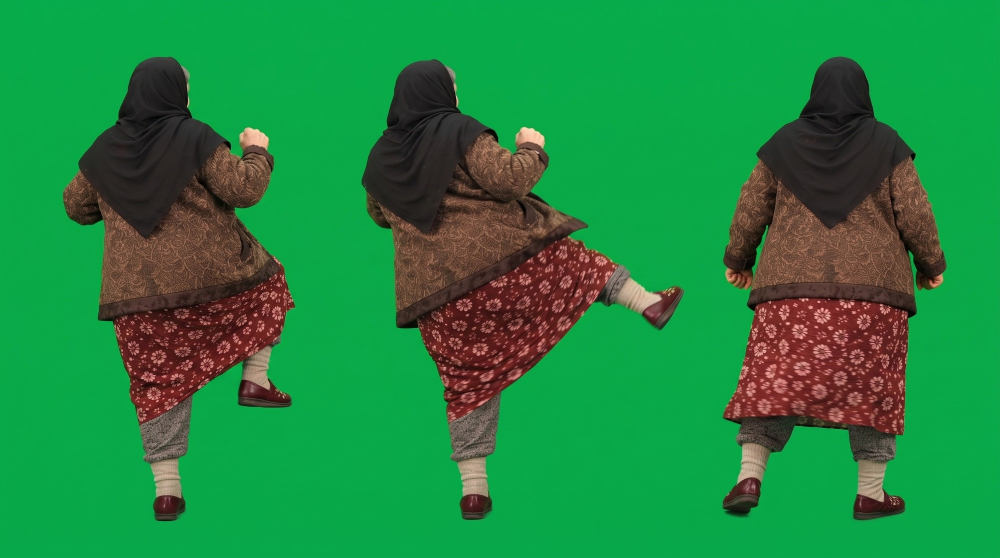
#> input picture art/source/combo/granma_kick_sheet.jpg, 2000 x 1116 px (shown at 1/2 size)
$ python -i key.py   (imports and definitions only)
#> lines starting #> are read from the running program, lines starting #| are printed output that depends on the picture
import cv2, numpy as np, glob, os, sys
from scipy import ndimage
ROOT = os.path.dirname(os.path.dirname(os.path.abspath(__file__)))  # repo root
# [3 lines not run here, left out]

def disk(r): return cv2.getStructuringElement(cv2.MORPH_ELLIPSE,(2*r+1,2*r+1))
def largest(m):
    lab,n = ndimage.label(m)
    if not n: return m
    sizes = ndimage.sum(m, lab, range(1,n+1)); return lab==(1+int(np.argmax(sizes)))

H,W = 688,1024
yy,xx = np.mgrid[0:H,0:W].astype(np.float32)
xn,yn = (xx-W/2)/W, (yy-H/2)/H
A = np.stack([np.ones_like(xn), xn, yn, xn*xn, xn*yn, yn*yn, xn**3, yn**3, xn*xn*yn, xn*yn*yn], -1).reshape(-1,10)

def bg_model(lab, fit):
    out = np.zeros((H*W,3), np.float32)
    idx = np.where(fit.reshape(-1))[0]
    sub = idx[::7]
    for c in range(3):
        coef,_,_,_ = np.linalg.lstsq(A[sub], lab[...,c].reshape(-1)[sub], rcond=None)
        out[:,c] = A@coef
    return out.reshape(H,W,3)

def process(path, dbg=False):
#> called with dbg = False
    im = cv2.imread(path)
#> im is the input picture: shape (1116, 2000, 3); mean B, G, R 65.4, 134.3, 33.8
    lab = cv2.cvtColor(im, cv2.COLOR_BGR2LAB).astype(np.float32)
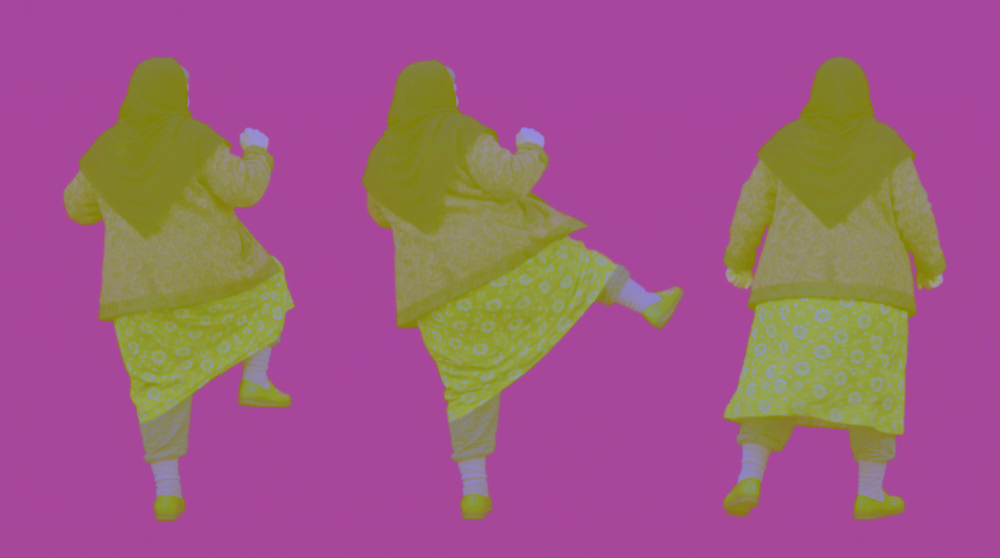
#> lab: shape (1116, 2000, 3) float32 (shown at 1/2 size); mean B, G, R 130.4, 90.6, 155.4
    # exclude a generous central region + watermark corner when fitting background
    fit = np.ones((H,W), bool)
    fit[30:H, 250:700] = False
    fit[0:110, 900:1024] = False
    bg = bg_model(lab, fit)
#> in bg_model, `return out.reshape(H,W,3)`:
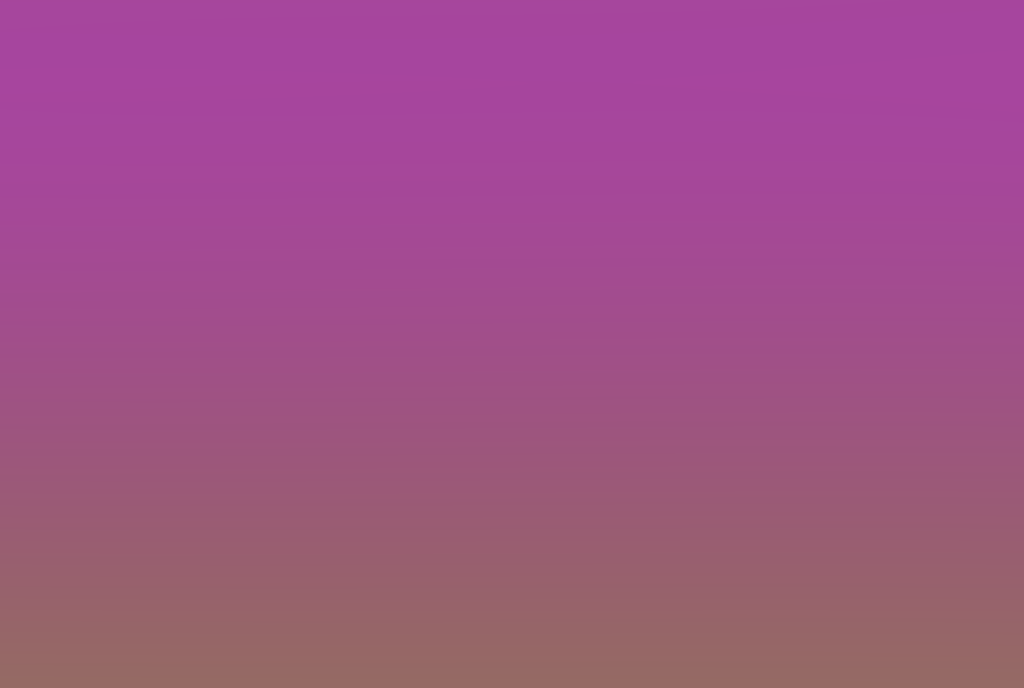
#> returned value: shape (688, 1024, 3) float32; mean of channels 0, 1, 2 134.8, 82.4, 160; drawn as B, G, R
#> (the run stopped early here; a loop or call above may not have finished)

$ run again, on art/source/combo/man_suit_base.jpg
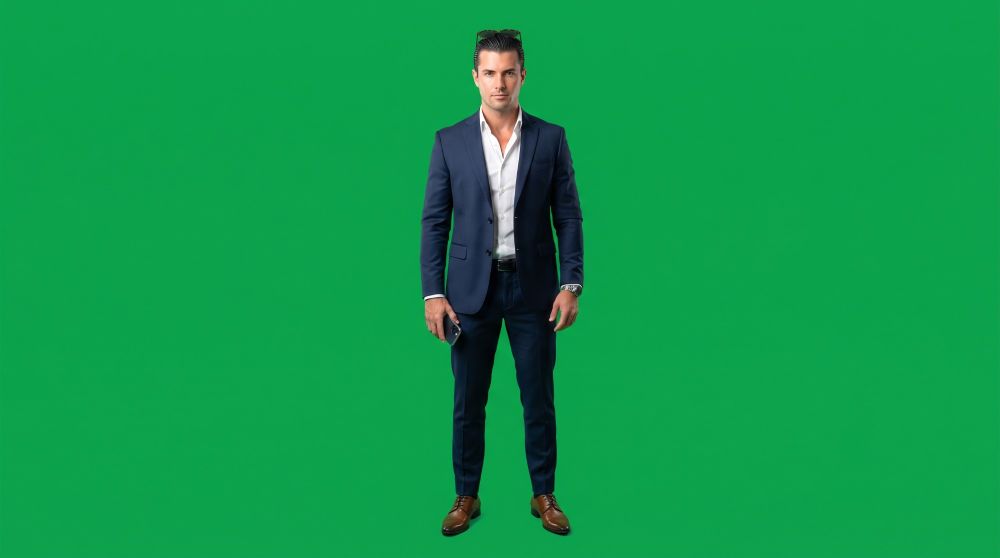
#> input picture art/source/combo/man_suit_base.jpg, 2000 x 1116 px (shown at 1/2 size)
#> in process, im is the input picture: shape (1116, 2000, 3); mean B, G, R 74.6, 152.7, 14.7
#> in process, `lab = cv2.cvtColor(im, cv2.COLOR_BGR2LAB).astype(np.float32)`:
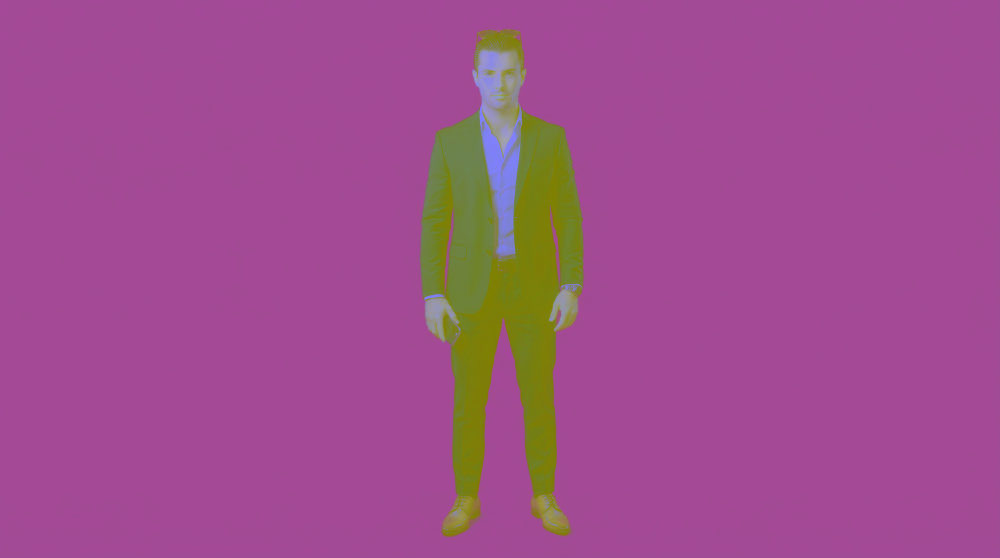
#> lab: shape (1116, 2000, 3) float32 (shown at 1/2 size); mean B, G, R 140.4, 79.1, 157.2
#> in bg_model, `return out.reshape(H,W,3)`:
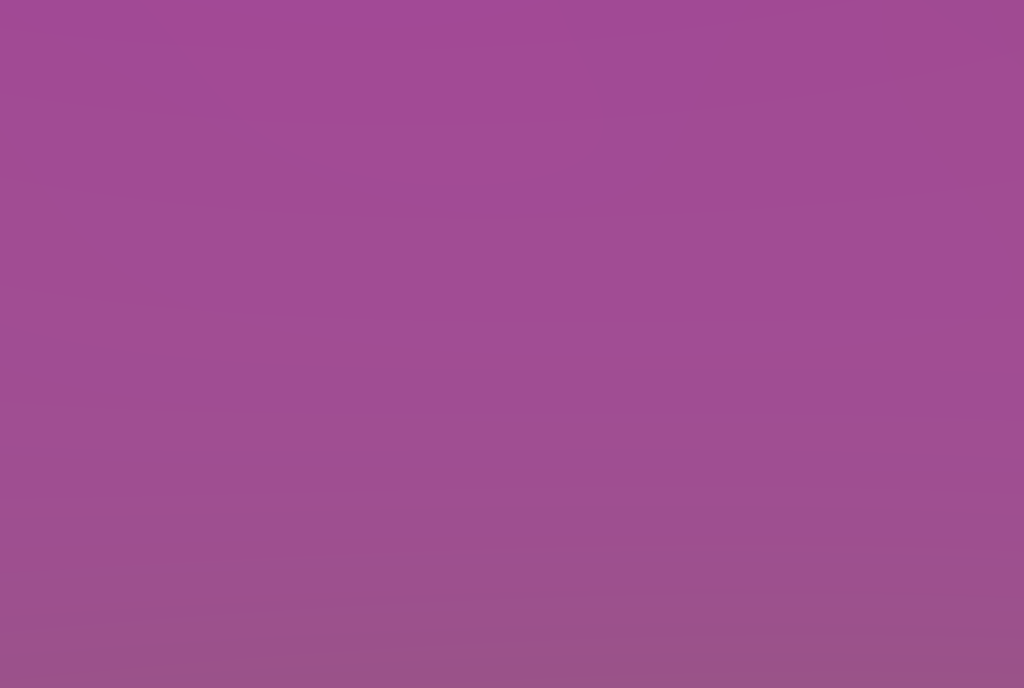
#> returned value: shape (688, 1024, 3) float32; mean of channels 0, 1, 2 146.2, 77.7, 159.9; drawn as B, G, R

$ run again, on art/source/combo/man_suit_sheet.jpg
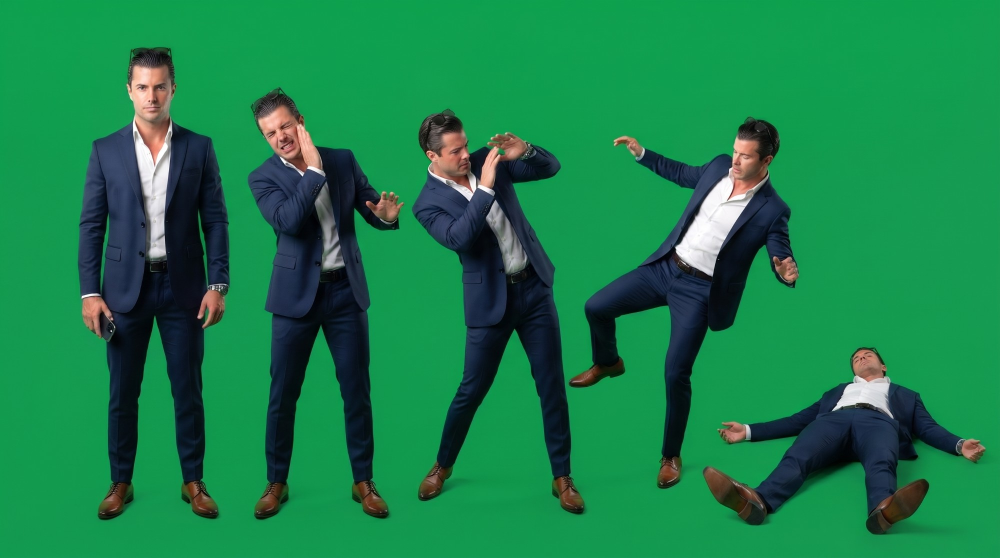
#> input picture art/source/combo/man_suit_sheet.jpg, 2000 x 1116 px (shown at 1/2 size)
#> in process, im is the input picture: shape (1116, 2000, 3); mean B, G, R 74.4, 127.2, 26.1
#> in process, `lab = cv2.cvtColor(im, cv2.COLOR_BGR2LAB).astype(np.float32)`:
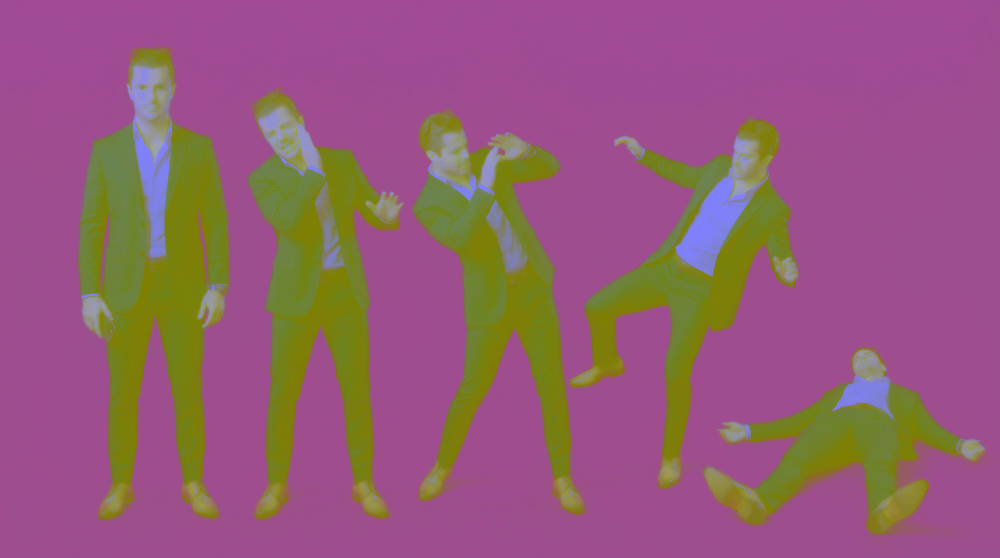
#> lab: shape (1116, 2000, 3) float32 (shown at 1/2 size); mean B, G, R 119.9, 92.2, 149.9
